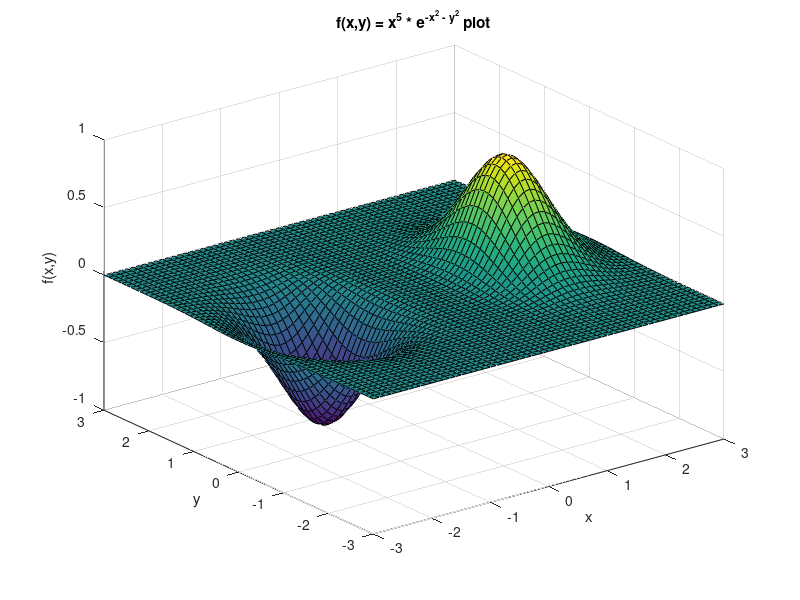
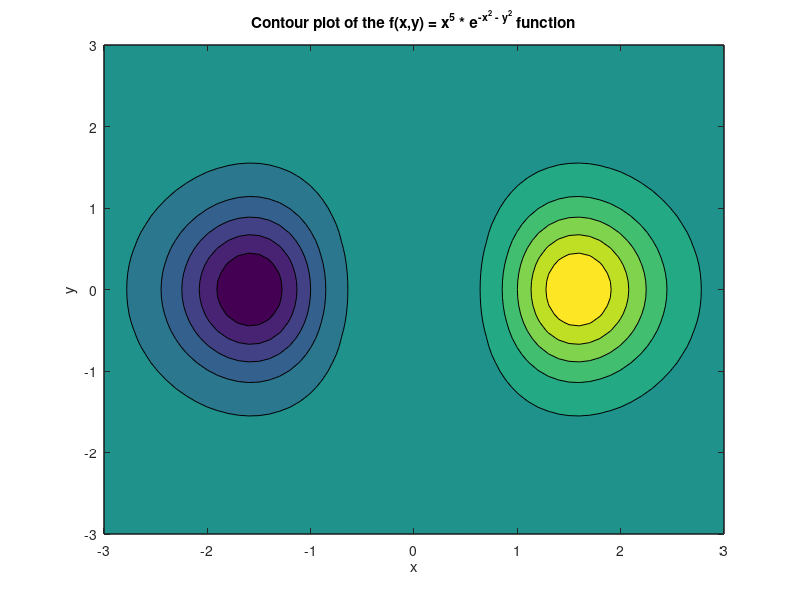

Reproduce these figures in MATLAB, in order.
clc, clearvars, clear

[X, Y] = meshgrid(-3:0.1:3);
f = @(x,y)x.^5 .* exp(-x.^2 - y.^2);

surf(X,Y,f(X,Y)); %3D plot
xlabel('x');
ylabel('y');
zlabel('f(x,y)');
title('f(x,y) = x^5 * e^{-x^2 - y^2} plot');

figure(2);
contourf(X,Y,f(X,Y)); %Contour plot
xlabel('x');
ylabel('y');
title('Contour plot of the f(x,y) = x^5 * e^{-x^2 - y^2} function');
